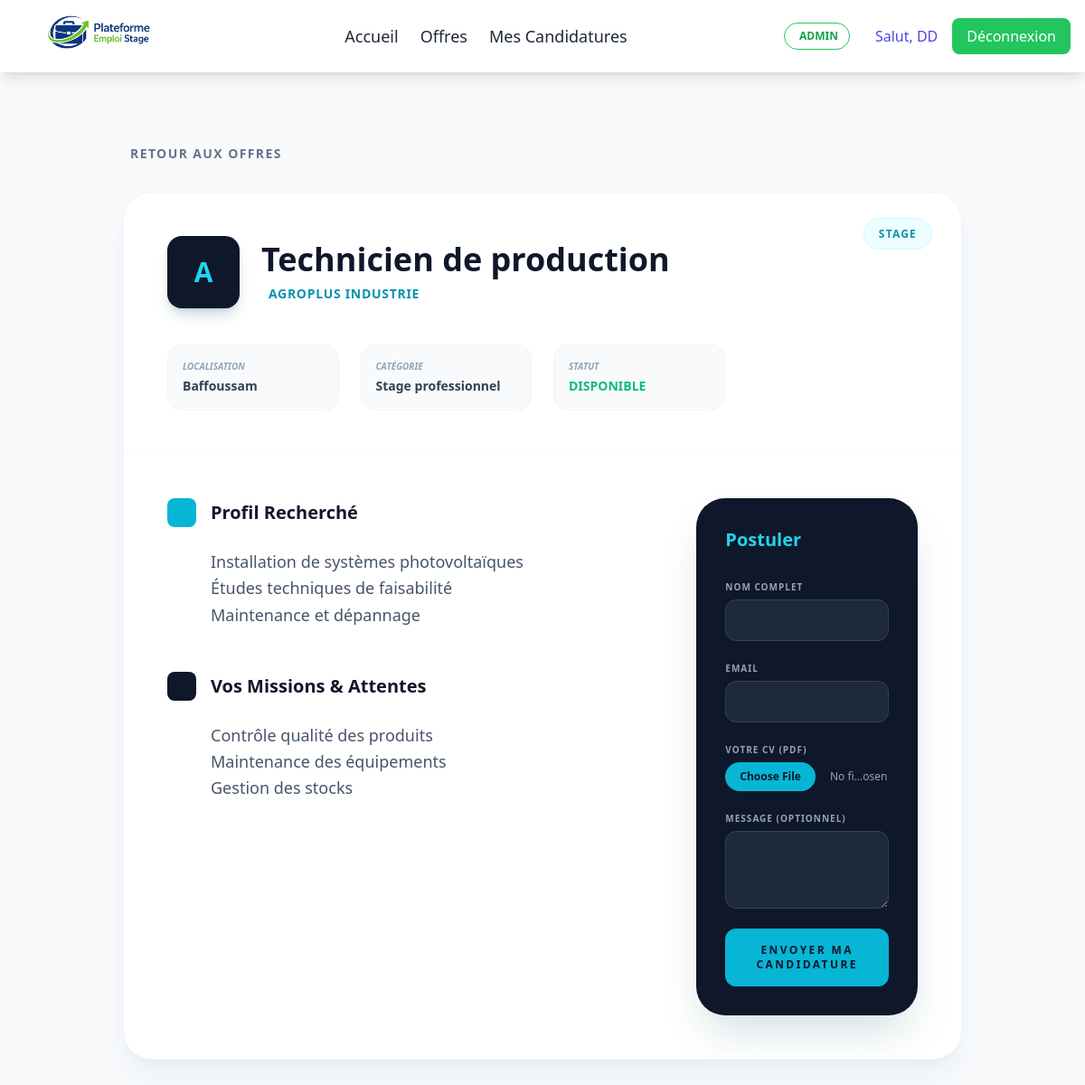
The app's page /offres/6/ (signed in) with its own data.
### users/models.py (models this page shows)
class User(AbstractUser):
    ROLE_CHOICES = (
        ('candidat', 'Candidat'),
        ('recruteur', 'Recruteur'),
    )
    role = models.CharField(max_length=20, choices=ROLE_CHOICES)
    domaine_activite = models.CharField(max_length=100, blank=True, null=True)
    company_name = models.CharField(max_length=255, blank=True, null=True)
    company_domain = models.CharField(max_length=255, blank=True, null=True)
    company_city = models.CharField(max_length=100, blank=True, null=True)
    company_contact = models.CharField(max_length=100, blank=True, null=True)
    legal_document = models.FileField(upload_to='legal_docs/', blank=True, null=True)

### offres/models.py (models this page shows)
class Offre(models.Model):
    TYPE_CHOICES = (
        ('emploi', 'Emploi'),  # Offre d'emploi
        ('stage', 'Stage'),  # Offre de stage
    )
    CATEGORIE_CHOICES = (
        ('academique', 'Stage académique'),  # Stage lié aux études
        ('professionnel', 'Stage professionnel'),  # Stage en entreprise
        ('poste', 'Poste de travail'),  # Poste permanent
    )
    entreprise = models.ForeignKey(Entreprise, on_delete=models.CASCADE)
    titre = models.CharField(max_length=200)
    type = models.CharField(max_length=20, choices=TYPE_CHOICES)
    categorie = models.CharField(max_length=20, choices=CATEGORIE_CHOICES)
    profil_recherche = models.TextField()
    attentes = models.TextField()
    ville = models.CharField(max_length=100)
    statut = models.CharField(max_length=20, default='disponible')

class Entreprise(models.Model):
    user = models.OneToOneField(User, on_delete=models.CASCADE)
    nom = models.CharField(max_length=200)
    ville = models.CharField(max_length=100)
    domaine = models.CharField(max_length=200)
    legal_info = models.ImageField(upload_to='logos_entreprises/', null=True, blank=True)

### offres/views.py (the view)
# urls.py: path('<int:id>/', views.offre_detail, name='offre_detail'),  # Détail d'une offre
def offre_detail(request, id):  # Garde 'id' ou 'pk' selon ton url
    offre = get_object_or_404(Offre, id=id)
    if request.method == 'POST':
        form = CandidatureForm(request.POST, request.FILES)
        if form.is_valid():
            candidature = form.save(commit=False)
            candidature.offre = offre
            candidature.save()
            messages.success(request, "Votre candidature a été envoyée avec succès !")
            return redirect('offre_detail', id=offre.id)
    else:
        form = CandidatureForm()
    return render(request, 'offres/offre_detail.html', {'offre': offre, 'form': form})

### offres/forms.py
class CandidatureForm(forms.ModelForm):
    class Meta:
        model = Candidature
        fields = ['nom_complet', 'email', 'cv', 'message']

### templates/offres/offre_detail.html (shortened to what this page needs)
{% extends "base.html" %}
{% block content %}
<div class="min-h-screen py-12 bg-[#f8fafc]">
    <div class="container mx-auto px-6 max-w-5xl">
        <a href="{% url 'offres_list' %}" class="inline-flex items-center text-slate-500 hover:text-cyan-600 transition-colors mb-8 group">
            <span class="text-sm font-bold uppercase tracking-widest">Retour aux offres</span>
        </a>
        <div class="bg-white rounded-[2rem] shadow-xl shadow-slate-200/50 overflow-hidden border border-slate-100">
            <div class="relative p-8 md:p-12 border-b border-slate-50">
                <div class="absolute top-0 right-0 p-8">
                    <span class="px-4 py-2 bg-cyan-50 text-cyan-600 rounded-full text-xs font-black uppercase tracking-widest border border-cyan-100">
                        {{ offre.get_type_display }}
                    </span>
                </div>
                <div class="flex flex-col md:flex-row md:items-center gap-6">
                    <div class="w-20 h-20 bg-slate-900 rounded-2xl flex items-center justify-center text-cyan-400 text-3xl font-bold shadow-lg shadow-cyan-900/20">
                        {{ offre.entreprise.nom|slice:":1" }}
                    </div>
                    <div>
                        <h1 class="text-3xl md:text-4xl font-extrabold text-slate-900 mb-2">{{ offre.titre }}</h1>
                        <p class="text-cyan-600 font-bold uppercase tracking-wider text-sm flex items-center">
                             {{ offre.entreprise.nom }}
                        </p>
                    </div>
                </div>
                <div class="grid grid-cols-2 md:grid-cols-4 gap-6 mt-10">
                    <div class="p-4 bg-slate-50 rounded-2xl border border-slate-100">
                        <p class="text-[10px] text-slate-400 uppercase font-bold mb-1 italic">Localisation</p>
                        <p class="text-sm font-bold text-slate-700">{{ offre.ville }}</p>
                    </div>
                    <div class="p-4 bg-slate-50 rounded-2xl border border-slate-100">
                        <p class="text-[10px] text-slate-400 uppercase font-bold mb-1 italic">Catégorie</p>
                        <p class="text-sm font-bold text-slate-700">{{ offre.get_categorie_display }}</p>
                    </div>
                    <div class="p-4 bg-slate-50 rounded-2xl border border-slate-100">
                        <p class="text-[10px] text-slate-400 uppercase font-bold mb-1 italic">Statut</p>
                        <p class="text-sm font-bold text-emerald-500 uppercase">{{ offre.statut }}</p>
                    </div>
                </div>
            </div>
            <div class="p-8 md:p-12 grid grid-cols-1 lg:grid-cols-3 gap-12">
                <div class="lg:col-span-2 space-y-12">
                    <section>
                        <h3 class="flex items-center text-xl font-bold text-slate-900 mb-6">
                            <span class="w-8 h-8 bg-cyan-500 text-white rounded-lg flex items-center justify-center mr-4 text-sm">
                            </span>
                            Profil Recherché
                        </h3>
                        <div class="text-slate-600 leading-relaxed text-lg font-light pl-12">
                            {{ offre.profil_recherche|linebreaks }}
                        </div>
                    </section>
                    <section>
                        <h3 class="flex items-center text-xl font-bold text-slate-900 mb-6">
                            <span class="w-8 h-8 bg-slate-900 text-white rounded-lg flex items-center justify-center mr-4 text-sm">
                            </span>
                            Vos Missions & Attentes
                        </h3>
                        <div class="text-slate-600 leading-relaxed text-lg font-light pl-12">
                            {{ offre.attentes|linebreaks }}
                        </div>
                    </section>
                </div>
                <div class="lg:col-span-1">
    <div class="sticky top-8 p-8 bg-slate-900 rounded-[2rem] text-white shadow-2xl shadow-cyan-900/20">
        <h4 class="text-xl font-bold mb-6 text-cyan-400">Postuler</h4>
        <form method="POST" enctype="multipart/form-data" class="space-y-4">
            <div>
                <label class="text-[10px] uppercase tracking-widest text-slate-400 font-bold">Nom complet</label>
                <input type="text" name="nom_complet" required class="w-full bg-slate-800 border border-slate-700 rounded-xl px-4 py-3 mt-1 text-sm focus:border-cyan-500 outline-none transition-all">
            </div>
            <div>
                <label class="text-[10px] uppercase tracking-widest text-slate-400 font-bold">Email</label>
                <input type="email" name="email" required class="w-full bg-slate-800 border border-slate-700 rounded-xl px-4 py-3 mt-1 text-sm focus:border-cyan-500 outline-none transition-all">
            </div>
            <div>
                <label class="text-[10px] uppercase tracking-widest text-slate-400 font-bold">Votre CV (PDF)</label>
                <input type="file" name="cv" required class="w-full text-xs text-slate-400 file:mr-4 file:py-2 file:px-4 file:rounded-full file:border-0 file:text-xs file:font-semibold file:bg-cyan-500 file:text-slate-900 hover:file:bg-cyan-400 mt-1">
            </div>
            <div>
                <label class="text-[10px] uppercase tracking-widest text-slate-400 font-bold">Message (Optionnel)</label>
                <textarea name="message" rows="3" class="w-full bg-slate-800 border border-slate-700 rounded-xl px-4 py-3 mt-1 text-sm focus:border-cyan-500 outline-none transition-all"></textarea>
            </div>
            <button type="submit" class="w-full py-4 bg-cyan-500 hover:bg-cyan-400 text-slate-900 font-black uppercase text-xs tracking-[0.2em] rounded-xl transition-all duration-300 transform hover:scale-[1.02] mt-4">
                Envoyer ma candidature
            </button>
        </form>
    </div>
</div>
            </div>
        </div>
    </div>
</div>
{% endblock %}

### templates/base.html (shortened to what this page needs)
{% load static %}
<!DOCTYPE html>
<html lang="fr">
<head>
    <link rel="stylesheet" href="https://cdn.jsdelivr.net/npm/bootstrap-icons@1.11.3/font/bootstrap-icons.min.css">
    <script src="https://cdn.tailwindcss.com"></script>
</head>
<body class="bg-gray-50 font-poppins text-gray-800">
<header class="bg-white shadow-lg sticky top-0 z-50">
    <nav class="max-w-7xl mx-auto px-4 py-4 flex justify-between items-center">
<a href="{% url 'home' %}" class="relative h-12 w-48 block">
    <img src="{% static 'images/img.png' %}"
         alt="img"
         class="absolute top-1/2 -translate-y-1/2 left-0 max-w-none h-[137px] w-auto object-contain">
</a>
        <ul class="hidden md:flex space-x-6 text-lg items-center">
            <li>
                <a href="{% url 'home' %}"
                   class="text-gray-800 border-b-4 border-transparent hover:border-blue-500 hover:shadow-lg transition duration-300">
                   Accueil
                </a>
            </li>
            <li>
                <a href="{% url 'offres_list' %}"
                   class="text-gray-800 border-b-4 border-transparent hover:border-blue-500 hover:shadow-lg transition duration-300">
                   Offres
                </a>
            </li>
            <li>
                <a href="{% url 'mes_candidatures' %}"
                   class="text-gray-800 border-b-4 border-transparent hover:border-blue-500 hover:shadow-lg transition duration-300">
                   Mes Candidatures
                </a>
            </li>
        </ul>
        <div class="hidden md:flex space-x-4 items-center">
            {% if user.is_staff %}
    <a href="{% url 'admin:index' %}"
       class="inline-flex items-center px-3 py-1.5 border border-green-500 text-green-600 text-xs font-bold uppercase rounded-full hover:bg-green-500 hover:text-white transition duration-300 me-3">
         Admin
    </a>
{% endif %}
            {% if user.is_authenticated %}
                <span class="text-indigo-600 font-medium">Salut, {{ user.username }}</span>
<form action="{% url 'logout' %}" method="post" class="inline">
    <button type="submit" class="px-4 py-2 bg-green-500 text-white rounded-lg hover:bg-red-600 transition">
        Déconnexion
    </button>
</form>            {% else %}
                <a href="{% url 'login' %}" class="px-4 py-2 bg-indigo-500 text-white rounded-lg hover:bg-indigo-600 transition">Connexion</a>
                <a href="{% url 'register' %}" class="px-4 py-2 border border-indigo-600 text-indigo-600 rounded-lg hover:bg-indigo-600 hover:text-white transition">Inscription</a>
            {% endif %}
        </div>
    </nav>
</header>
    <main class="container mx-auto p-6">
        {% block content %}{% endblock %}
    </main>
</body>
</html>

### records on screen
User: username "DD"
Offre: type "STAGE", entreprise.nom "A", titre "Technicien de production", entreprise.nom "AGROPLUS INDUSTRIE", ville "Baffoussam", categorie "Stage professionnel", statut "DISPONIBLE", profil_recherche "Installation de systèmes photovoltaïques Études techniques de faisabilité Maintenance et dépannage", attentes "Contrôle qualité des produits Maintenance des équipements Gestion des stocks"
